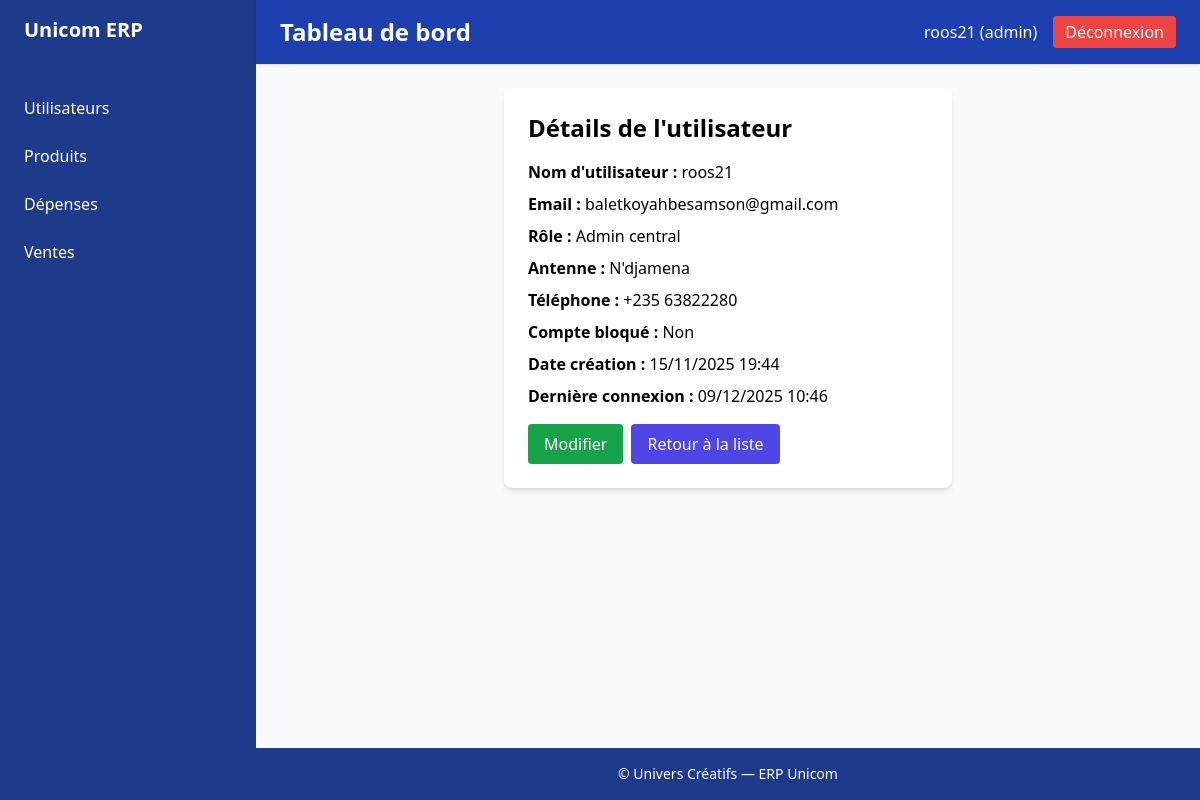
Screenshot of /accounts/users/1/ (signed in) with the database file from the repository.
### accounts/models.py (models this page shows, shortened)
class User(AbstractUser, PermissionsMixin, SoftDeleteMixin):
    class Role(models.TextChoices):
        GERANT = "gerant", "Gérant d'antenne"
        ADMIN = "admin", "Admin central"
        DIRECTEUR = "directeur", "Directeur"
        SUPERVISEUR = "superviseur", "Superviseur régional"
    role = models.CharField(
        max_length=20,
        choices=Role.choices,
        default=Role.GERANT,
        help_text="Détermine les permissions et les accès aux modules."
    )
    antenne = models.CharField(
        max_length=255,
        blank=True,
        null=True,
        help_text="Nom de l'antenne rattachée"
    )
    telephone = models.CharField(
        max_length=20,
        blank=True,
        null=True,
        help_text="Numéro de téléphone professionnel"
    )
    is_blocked = models.BooleanField(
        default=False,
        help_text="Blocage manuel : coupe l'accès sans supprimer le compte."
    )
    date_creation = models.DateTimeField(
        auto_now_add=True,
        help_text="Date de création du compte"
    )
    date_derniere_connexion = models.DateTimeField(
        blank=True,
        null=True,
        help_text="Dernière connexion réussie"
    )
    groups = models.ManyToManyField(
        'auth.Group',
        related_name='accounts_user_set',
        related_query_name='accounts_user',
        blank=True,
        help_text='Groupes de permissions de l’utilisateur.'
    )
    user_permissions = models.ManyToManyField(
        'auth.Permission',
        related_name='accounts_user_set',
        related_query_name='accounts_user',
        blank=True,
        help_text='Permissions spécifiques de l’utilisateur.'
    )

### accounts/decorators.py (the view)
        def wrapper(request, *args, **kwargs):
            if not request.user.is_authenticated:
                return redirect("accounts:login")  # Redirige l'utilisateur vers la page de login si non authentifié
            if request.user.role not in roles:
                messages.error(request, "Vous n'avez pas la permission d'accéder à cette page.")
                return redirect("accounts:no_permission")  # Redirige vers une page d'absence de permission
            return view_func(request, *args, **kwargs)

### accounts/templatetags/auth_extras.py (called while the page is built)
@register.simple_tag
def role_permissions(role):
    return ROLE_PERMISSIONS.get(role, set())

### accounts/views.py (called while the page is built)
@login_required
@role_required('admin')
def user_detail(request, pk):
    user = get_object_or_404(User, pk=pk)
    return render(request, 'accounts/user_detail.html', {'user': user})

### templates/accounts/user_detail.html (shortened to what this page needs)
{% extends "base.html" %}
{% block content %}
<div class="max-w-md mx-auto bg-white shadow-md rounded-lg p-6">
    <h2 class="text-2xl font-bold mb-4">Détails de l'utilisateur</h2>
    <div class="space-y-2">
        <p><strong>Nom d'utilisateur :</strong> {{ user.username }}</p>
        <p><strong>Email :</strong> {{ user.email }}</p>
        <p><strong>Rôle :</strong> {{ user.get_role_display }}</p>
        <p><strong>Antenne :</strong> {{ user.antenne|default:"Non définie" }}</p>
        <p><strong>Téléphone :</strong> {{ user.telephone|default:"Non défini" }}</p>
        <p><strong>Compte bloqué :</strong> {% if user.is_blocked %}Oui{% else %}Non{% endif %}</p>
        <p><strong>Date création :</strong> {{ user.date_creation|date:"d/m/Y H:i" }}</p>
        <p><strong>Dernière connexion :</strong>
            {% if user.date_derniere_connexion %}
                {{ user.date_derniere_connexion|date:"d/m/Y H:i" }}
            {% else %}
                Jamais
            {% endif %}
        </p>
    </div>
    <div class="mt-4 flex space-x-2">
        <a href="{% url 'accounts:user_update' user.pk %}" class="bg-green-600 hover:bg-green-700 text-white px-4 py-2 rounded transition">
            Modifier
        </a>
        <a href="{% url 'accounts:user_list' %}" class="bg-indigo-600 hover:bg-indigo-700 text-white px-4 py-2 rounded transition">
            Retour à la liste
        </a>
    </div>
</div>
{% endblock %}

### templates/base.html (shortened to what this page needs)
{% load auth_extras %}
{% load static %}
<!DOCTYPE html>
<html lang="fr">
  <head>
    <script src="https://cdn.tailwindcss.com"></script>
  </head>
  <body class="bg-gray-50 flex min-h-screen">
    <aside class="w-64 bg-blue-900 text-white flex-shrink-0">
        {% include 'nav/navbar.html' %}
    </aside>
    <div class="flex-1 flex flex-col">
      <header class="bg-blue-800 text-white shadow px-6 py-4 flex justify-between items-center">
        <h1 class="text-2xl font-semibold">
          {% block page_title %}
            Tableau de bord
          {% endblock %}
        </h1>
        <div class="flex items-center space-x-4">
          {% if user.is_authenticated %}
            <span class="font-medium">{{ user.username }} ({{ user.role }})</span>
            <a href="{% url 'accounts:logout' %}" class="px-3 py-1 bg-red-500 hover:bg-red-600 rounded">Déconnexion</a>
          {% endif %}
        </div>
      </header>
      <main class="flex-1 p-6 overflow-auto">
        {% block content %}
        {% endblock %}
      </main>
      <footer class="bg-blue-900 text-white text-center py-4 text-sm">&copy; {{ now.year }} Univers Créatifs — ERP Unicom</footer>
    </div>
  </body>
</html>

### rows the page displays
User: username "roos21", role "admin", email "baletkoyahbesamson@gmail.com", role "Admin central", antenne "N'djamena", telephone "+235 63822280", date_creation "15/11/2025 19:44", date_derniere_connexion "09/12/2025 10:46"
